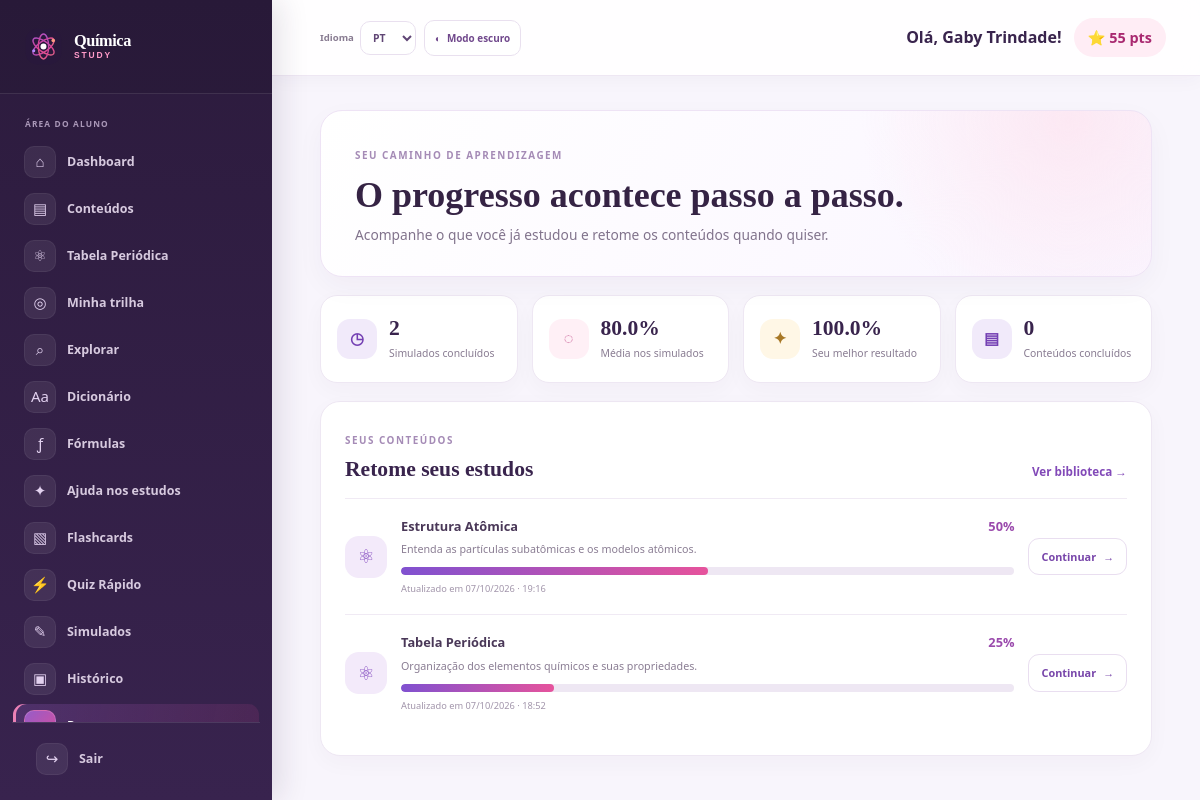
Screenshot of /aluno/progresso.php (signed in) with the database file from the repository.
### tables this page shows
CREATE TABLE `usuarios` (
  `id` int(11) NOT NULL,
  `nome` varchar(100) NOT NULL,
  `email` varchar(100) NOT NULL,
  `senha` varchar(255) NOT NULL,
  `tipo` enum('aluno','admin') DEFAULT 'aluno',
  `pontos` int(11) DEFAULT 0,
  `criado_em` timestamp NOT NULL DEFAULT current_timestamp(),
  `avatar_key` varchar(20) NOT NULL DEFAULT 'atom',
  `foto_perfil` varchar(255) DEFAULT NULL
);

CREATE TABLE `progresso` (
  `id` int(11) NOT NULL,
  `usuario_id` int(11) NOT NULL,
  `conteudo_id` int(11) NOT NULL,
  `porcentagem_concluida` decimal(5,2) DEFAULT 0.00,
  `ultima_atualizacao` timestamp NOT NULL DEFAULT current_timestamp() ON UPDATE current_timestamp()
);

CREATE TABLE `conteudos` (
  `id` int(11) NOT NULL,
  `titulo` varchar(150) NOT NULL,
  `resumo` text NOT NULL,
  `conteudo_completo` longtext NOT NULL,
  `categoria` varchar(50) NOT NULL,
  `criado_em` timestamp NOT NULL DEFAULT current_timestamp()
);

### includes/funcoes.php (called while the page is built, shortened)
<?php
function escape($string) {
    return htmlspecialchars($string, ENT_QUOTES, 'UTF-8');
}
?>

### includes/auth.php (called while the page is built, shortened)
<?php
function getUsuarioLogado() {
    if (isset($_SESSION['usuario_id'])) {
        return [
            'id' => $_SESSION['usuario_id'],
            'nome' => $_SESSION['usuario_nome'],
            'tipo' => $_SESSION['usuario_tipo'],
            'pontos' => $_SESSION['usuario_pontos'] ?? 0
        ];
    }
    return null;
}
?>

### aluno/progresso.php (the view, shortened to what this page needs)
<?php
$css_extra = 'progress.css';
require_once '../includes/header.php';
$usuario_id = (int)$_SESSION['usuario_id'];
$stmt = $pdo->prepare('SELECT c.id, c.titulo, c.resumo, p.porcentagem_concluida, p.ultima_atualizacao FROM progresso p JOIN conteudos c ON c.id = p.conteudo_id WHERE p.usuario_id = :id ORDER BY p.porcentagem_concluida DESC, p.ultima_atualizacao DESC');
$stmt->execute(['id' => $usuario_id]);
$progressos = $stmt->fetchAll();
$stmt_stats = $pdo->prepare('SELECT COUNT(*) AS tentativas, COALESCE(AVG(porcentagem), 0) AS media, COALESCE(MAX(porcentagem), 0) AS melhor FROM historico_simulados WHERE usuario_id = :id');
$stmt_stats->execute(['id' => $usuario_id]);
$stats = $stmt_stats->fetch();
$concluidos = count(array_filter($progressos, static fn($p) => (float)$p['porcentagem_concluida'] >= 100));
?>
<section class="progress-page"><header class="progress-hero"><span class="panel-eyebrow">SEU CAMINHO DE APRENDIZAGEM</span><h1>O progresso acontece passo a passo.</h1><p>Acompanhe o que você já estudou e retome os conteúdos quando quiser.</p></header>
<div class="progress-summary"><article><span>◷</span><div><strong><?= (int)$stats['tentativas'] ?></strong><small>Simulados concluídos</small></div></article><article><span class="pink">◌</span><div><strong><?= number_format((float)$stats['media'], 1) ?>%</strong><small>Média nos simulados</small></div></article><article><span class="gold">✦</span><div><strong><?= number_format((float)$stats['melhor'], 1) ?>%</strong><small>Seu melhor resultado</small></div></article><article><span>▤</span><div><strong><?= $concluidos ?></strong><small>Conteúdos concluídos</small></div></article></div>
<section class="progress-content-panel"><div class="progress-panel-heading"><div><span class="panel-eyebrow">SEUS CONTEÚDOS</span><h2>Retome seus estudos</h2></div><a href="conteudos.php">Ver biblioteca <span>→</span></a></div>
<?php if (!$progressos): ?><div class="student-empty-page compact-empty"><span>▤</span><div><h2>Seu primeiro conteúdo ainda está à espera.</h2><p>Abra um tema para registrar o início da sua trilha. Seu progresso ficará salvo automaticamente.</p><a href="conteudos.php" class="btn btn-primary">Escolher conteúdo <span>→</span></a></div></div>
<?php else: ?><div class="progress-content-list"><?php foreach ($progressos as $item): $percent = max(0, min(100, (float)$item['porcentagem_concluida'])); ?><article class="progress-content-item"><span class="progress-content-symbol">⚛</span><div class="progress-content-main"><div class="progress-content-title"><strong><?= escape($item['titulo']) ?></strong><span><?= number_format($percent, 0) ?>%</span></div><p><?= escape($item['resumo']) ?></p><span class="progress-long-track"><i style="width:<?= $percent ?>%"></i></span><small>Atualizado em <?= date('d/m/Y · H:i', strtotime($item['ultima_atualizacao'])) ?></small></div><a href="conteudo.php?id=<?= (int)$item['id'] ?>" aria-label="Continuar <?= escape($item['titulo']) ?>">Continuar <span>→</span></a></article><?php endforeach; ?></div><?php endif; ?>
</section>
</section>
<?php require_once '../includes/footer.php'; ?>

### includes/header.php (shortened to what this page needs)
<?php
require_once __DIR__ . '/auth.php';
require_once __DIR__ . '/conexao.php';
require_once __DIR__ . '/funcoes.php';
$usuario = getUsuarioLogado();
$pagina_atual = basename($_SERVER['PHP_SELF']);
$stmt_pts = $pdo->prepare("SELECT pontos, avatar_key, foto_perfil FROM usuarios WHERE id = :id");
$stmt_pts->execute(['id' => $usuario['id']]);
$usuario_perfil = $stmt_pts->fetch();
$pontos_atualizados = $usuario_perfil['pontos'];
$usuario['pontos'] = $pontos_atualizados;
$usuario['avatar_key'] = $usuario_perfil['avatar_key'];
$usuario['foto_perfil'] = $usuario_perfil['foto_perfil'];
?>
<!DOCTYPE html>
<html lang="pt-BR">
<head>
    <link rel="stylesheet" href="../css/style.css?v=20261010-preferences">
    <link rel="stylesheet" href="../css/dashboard.css?v=20261010-preferences">
    <link rel="stylesheet" href="../css/preferences.css?v=20261010-agenda-calendar">
    <?php if (isset($css_extra)): ?>
        <link rel="stylesheet" href="../css/<?= escape($css_extra) ?>?v=20261010-agenda-calendar">
    <?php endif; ?>
</head>
<body class="dashboard-body student-app" data-user-role="<?= escape($usuario['tipo']) ?>">
    <div class="app-container">
        <aside class="sidebar" id="sidebar">
            <div class="sidebar-header">
                <a href="../aluno/dashboard.php" class="logo brand-logo"><img src="../assets/logo-chem.svg" alt=""><span class="brand-name">Química<span>STUDY</span></span></a>
            </div>
            <nav class="sidebar-nav">
                <a href="dashboard.php" class="nav-item <?= $pagina_atual == 'dashboard.php' ? 'active' : '' ?>">
                    <span class="icon">📊</span> Dashboard
                </a>
                <a href="conteudos.php" class="nav-item <?= in_array($pagina_atual, ['conteudos.php', 'conteudo.php']) ? 'active' : '' ?>">
                    <span class="icon">📚</span> Conteúdos
                </a>
                <a href="tabela-periodica.php" class="nav-item <?= $pagina_atual == 'tabela-periodica.php' ? 'active' : '' ?>">
                    <span class="icon">⚛️</span> Tabela Periódica
                </a>
                <a href="trilha.php" class="nav-item <?= $pagina_atual == 'trilha.php' ? 'active' : '' ?>"><span class="icon">◎</span> Minha trilha</a>
                <a href="explorar.php" class="nav-item <?= $pagina_atual == 'explorar.php' ? 'active' : '' ?>"><span class="icon">⌕</span> Explorar</a>
                <a href="dicionario.php" class="nav-item <?= $pagina_atual == 'dicionario.php' ? 'active' : '' ?>"><span class="icon">Aa</span> Dicionário</a>
                <a href="formulas.php" class="nav-item <?= $pagina_atual == 'formulas.php' ? 'active' : '' ?>"><span class="icon">ƒ</span> Fórmulas</a>
                <a href="chat.php" class="nav-item <?= $pagina_atual == 'chat.php' ? 'active' : '' ?>"><span class="icon">✦</span> Ajuda nos estudos</a>
                <a href="flashcards.php" class="nav-item <?= $pagina_atual == 'flashcards.php' ? 'active' : '' ?>">
                    <span class="icon">🧠</span> Flashcards
                </a>
                <a href="quiz.php" class="nav-item <?= $pagina_atual == 'quiz.php' ? 'active' : '' ?>">
                    <span class="icon">⚡</span> Quiz Rápido
                </a>
                <a href="simulados.php" class="nav-item <?= in_array($pagina_atual, ['simulados.php', 'simulado.php', 'resultado.php']) ? 'active' : '' ?>">
                    <span class="icon">📝</span> Simulados
                </a>
                <a href="historico.php" class="nav-item <?= $pagina_atual == 'historico.php' ? 'active' : '' ?>">
                    <span class="icon">📜</span> Histórico
                </a>
                <a href="progresso.php" class="nav-item <?= $pagina_atual == 'progresso.php' ? 'active' : '' ?>">
                    <span class="icon">📈</span> Progresso
                </a>
            </nav>
            <div class="sidebar-footer">
                <a href="../logout.php" class="nav-item logout">
                    <span class="icon">🚪</span> Sair
                </a>
            </div>
        </aside>
        <main class="main-content">
            <header class="topbar">
                <div class="appearance-controls"><label for="language-select" class="language-control"><span>Idioma</span><select id="language-select" aria-label="Idioma"><option value="pt">PT</option><option value="en">EN</option><option value="es">ES</option></select></label><button type="button" class="theme-toggle" id="theme-toggle" aria-label="Alternar tema" aria-pressed="false"><span aria-hidden="true">◐</span><span id="theme-label">Modo escuro</span></button></div>
                <div class="user-info">
                    <span class="user-name">Olá, <?= escape($usuario['nome']) ?>!</span>
                    <span class="user-points">⭐ <?= $usuario['pontos'] ?> pts</span>
                </div>
            </header>
            <div class="content-wrapper">

### css/style.css (style rules this page uses)
:root { --primary: #0ea5e9; --primary-dark: #0284c7; --secondary: #10b981; --accent: #f59e0b; --dark: #0f172a; --dark-light: #1e293b; --light: #f8fafc; --gray: #64748b; --danger: #ef4444; --radius: 12px; --shadow: 0 4px 6px -1px rgba(0, 0, 0, 0.1), 0 2px 4px -1px rgba(0, 0, 0, 0.06); --shadow-lg: 0 10px 15px -3px rgba(0, 0, 0, 0.1), 0 4px 6px -2px rgba(0, 0, 0, 0.05); }
* { margin: 0; padding: 0; box-sizing: border-box; font-family: 'Segoe UI', system-ui, sans-serif; }
body { background-color: var(--light); color: var(--dark); line-height: 1.6; }
.logo { font-size: 1.5rem; font-weight: 800; color: var(--dark); text-decoration: none; display: flex; align-items: center; gap: 8px; }
.logo span { color: var(--primary); }
.brand-logo { gap: 10px; font-size: 1.08rem !important; }
.brand-logo img { width: 39px; height: 39px; }
.brand-logo > span { color: #fff !important; }
.brand-logo > span > span { color: #f28ab9 !important; }
.brand-logo .brand-name { display: grid; gap: 1px; color: #fff !important; font: 700 1.02rem/1.05 Georgia, 'Times New Roman', serif; letter-spacing: -.025em; }
.brand-logo .brand-name > span { color: #f28ab9 !important; font: 800 .53rem/1.2 Arial, sans-serif; letter-spacing: .22em; }
:root { --primary: #7138d5; --primary-dark: #5924b4; --secondary: #e94491; --accent: #ffb454; --dark: #281838; --dark-light: #432559; --light: #fbf8ff; --gray: #74677f; --danger: #d83c66; --radius: 18px; --shadow: 0 8px 24px rgba(48, 25, 72, .08); --shadow-lg: 0 22px 60px rgba(48, 25, 72, .16); }
body { background: #fbf8ff; color: #281838; }
.logo { color: #281838; letter-spacing: -.04em; }
.logo span { color: #e94491; }

### css/preferences.css (style rules this page uses)
.topbar { gap:16px }
.appearance-controls { display:flex;align-items:center;justify-content:flex-end;gap:10px;margin:0 4px 0 0;flex:0 0 auto }
.language-control { display:flex;align-items:center;gap:7px;color:#887b91;font-size:.7rem;font-weight:700;white-space:nowrap }
.language-control select { width:56px;height:36px;padding:0 7px;border:1px solid #e9e0ef;border-radius:10px;color:#604675;background:#fff;font:700 .72rem 'Segoe UI',sans-serif }
.theme-toggle { display:flex;align-items:center;justify-content:center;gap:7px;min-height:36px;padding:0 12px;border:1px solid #e9e0ef;border-radius:10px;color:#70488c;background:#fff;font:600 .72rem 'Segoe UI',sans-serif;white-space:nowrap;cursor:pointer }
.user-info { flex:0 0 auto;gap:12px }
.appearance-controls { display:flex;align-items:center;gap:8px;margin-right:auto;margin-left:14px }
.language-control { display:flex;align-items:center;gap:6px;color:#887b91;font-size:.6rem;font-weight:700 }
.language-control select { height:34px;padding:0 8px;border:1px solid #e9e0ef;border-radius:10px;color:#604675;background:#fff;font-size:.65rem;font-weight:750 }
.theme-toggle { display:flex;align-items:center;gap:6px;height:34px;padding:0 10px;border:1px solid #e9e0ef;border-radius:10px;color:#70488c;background:#fff;font:600 .62rem 'Segoe UI',sans-serif;cursor:pointer }
.student-app .sidebar-nav .nav-item:nth-of-type(1) .icon::before { content:'⌂' }
.student-app .sidebar-nav .nav-item:nth-of-type(2) .icon::before { content:'▤' }
.student-app .sidebar-nav .nav-item:nth-of-type(3) .icon::before { content:'⚛' }
.student-app .sidebar-nav .nav-item:nth-of-type(4) .icon::before { content:'◎' }
.student-app .sidebar-nav .nav-item:nth-of-type(5) .icon::before { content:'⌕' }
.student-app .sidebar-nav .nav-item:nth-of-type(6) .icon::before { content:'Aa' }
.student-app .sidebar-nav .nav-item:nth-of-type(7) .icon::before { content:'ƒ' }
.student-app .sidebar-nav .nav-item:nth-of-type(8) .icon::before { content:'✦' }
.student-app .sidebar-nav .nav-item:nth-of-type(9) .icon::before { content:'▧' }
.student-app .sidebar-nav .nav-item:nth-of-type(10) .icon::before { content:'⚡' }
.student-app .sidebar-nav .nav-item:nth-of-type(11) .icon::before { content:'✎' }
.student-app .sidebar-nav .nav-item:nth-of-type(12) .icon::before { content:'▣' }
.student-app .sidebar-nav .nav-item:nth-of-type(13) .icon::before { content:'↗' }
.student-app .sidebar-nav .nav-item:nth-of-type(3)::before,.student-app .sidebar-nav .nav-item:nth-of-type(7)::before,.student-app .sidebar-nav .nav-item:nth-of-type(8)::before,.student-app .sidebar-nav .nav-item:nth-of-type(9)::before { display:none!important }
.student-app .sidebar-nav .nav-item:nth-of-type(3),.student-app .sidebar-nav .nav-item:nth-of-type(7) { margin-top:3px!important }

### rows the page displays
usuarios: pontos "55"
progresso: conteudo.titulo "Estrutura Atômica", porcentagem_concluida "50", conteudo.resumo "Entenda as partículas subatômicas e os modelos atômicos.", ultima_atualizacao "07/10/2026 · 19:16"
progresso: conteudo.titulo "Tabela Periódica", porcentagem_concluida "25", conteudo.resumo "Organização dos elementos químicos e suas propriedades.", ultima_atualizacao "07/10/2026 · 18:52"

### other values shown
$usuario['nome'] "Gaby Trindade"
$stats['tentativas'] "2"
$stats['media'] "80.0"
$stats['melhor'] "100.0"
$concluidos "0"
